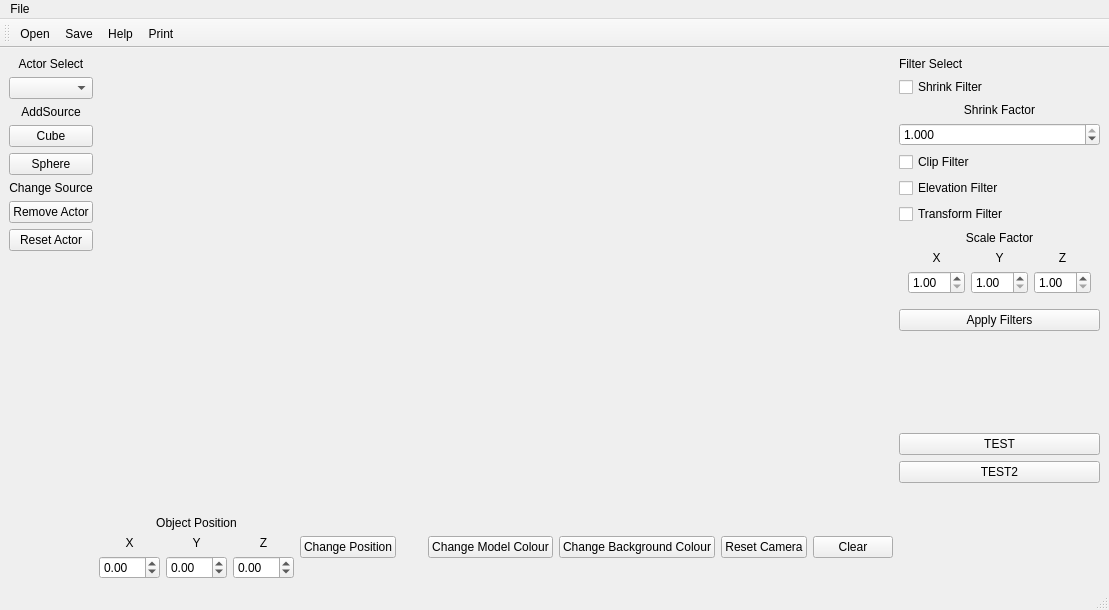
<?xml version="1.0" encoding="UTF-8"?>
<ui version="4.0">
 <class>MainWindow</class>
 <widget class="QMainWindow" name="MainWindow">
  <property name="geometry">
   <rect>
    <x>0</x>
    <y>0</y>
    <width>1109</width>
    <height>610</height>
   </rect>
  </property>
  <property name="windowTitle">
   <string>MainWindow</string>
  </property>
  <widget class="QWidget" name="centralwidget">
   <layout class="QHBoxLayout" name="horizontalLayout_2">
    <item>
     <layout class="QVBoxLayout" name="verticalLayout_2">
      <item>
       <widget class="QLabel" name="Lbl_Actor">
        <property name="text">
         <string>Actor Select</string>
        </property>
        <property name="textFormat">
         <enum>Qt::AutoText</enum>
        </property>
        <property name="alignment">
         <set>Qt::AlignCenter</set>
        </property>
       </widget>
      </item>
      <item>
       <widget class="QComboBox" name="comboBox_Actors">
        <property name="modelColumn">
         <number>0</number>
        </property>
       </widget>
      </item>
      <item>
       <widget class="QLabel" name="Lbl_AddSource">
        <property name="text">
         <string>AddSource</string>
        </property>
        <property name="alignment">
         <set>Qt::AlignCenter</set>
        </property>
       </widget>
      </item>
      <item>
       <widget class="QPushButton" name="Btn_Cube">
        <property name="text">
         <string>Cube</string>
        </property>
       </widget>
      </item>
      <item>
       <widget class="QPushButton" name="Btn_Sphere">
        <property name="text">
         <string>Sphere</string>
        </property>
       </widget>
      </item>
      <item>
       <widget class="QLabel" name="Lbl_Change">
        <property name="text">
         <string>Change Source</string>
        </property>
        <property name="alignment">
         <set>Qt::AlignCenter</set>
        </property>
       </widget>
      </item>
      <item>
       <widget class="QPushButton" name="Btn_Remove">
        <property name="text">
         <string>Remove Actor</string>
        </property>
       </widget>
      </item>
      <item>
       <widget class="QPushButton" name="Btn_Reset">
        <property name="text">
         <string>Reset Actor</string>
        </property>
       </widget>
      </item>
      <item>
       <spacer name="verticalSpacer">
        <property name="orientation">
         <enum>Qt::Vertical</enum>
        </property>
        <property name="sizeHint" stdset="0">
         <size>
          <width>20</width>
          <height>40</height>
         </size>
        </property>
       </spacer>
      </item>
     </layout>
    </item>
    <item>
     <layout class="QVBoxLayout" name="verticalLayout">
      <item>
       <widget class="QVTKOpenGLWidget" name="qvtkWidget" native="true">
        <property name="minimumSize">
         <size>
          <width>600</width>
          <height>400</height>
         </size>
        </property>
       </widget>
      </item>
      <item>
       <layout class="QHBoxLayout" name="horizontalLayout">
        <property name="topMargin">
         <number>15</number>
        </property>
        <item>
         <layout class="QHBoxLayout" name="horizontalLayout_3">
          <property name="rightMargin">
           <number>0</number>
          </property>
          <item>
           <layout class="QVBoxLayout" name="verticalLayout_4">
            <property name="rightMargin">
             <number>0</number>
            </property>
            <item>
             <widget class="QLabel" name="Lbl_Position">
              <property name="text">
               <string>Object Position</string>
              </property>
              <property name="alignment">
               <set>Qt::AlignCenter</set>
              </property>
             </widget>
            </item>
            <item>
             <layout class="QHBoxLayout" name="horizontalLayout_4">
              <item>
               <layout class="QVBoxLayout" name="verticalLayout_11">
                <item>
                 <widget class="QLabel" name="Lbl_X_Position">
                  <property name="text">
                   <string>X</string>
                  </property>
                  <property name="alignment">
                   <set>Qt::AlignCenter</set>
                  </property>
                 </widget>
                </item>
                <item>
                 <widget class="QDoubleSpinBox" name="doubleSpinBox_X">
                  <property name="minimum">
                   <double>-99.989999999999995</double>
                  </property>
                 </widget>
                </item>
               </layout>
              </item>
              <item>
               <layout class="QVBoxLayout" name="verticalLayout_17">
                <property name="rightMargin">
                 <number>0</number>
                </property>
                <item>
                 <widget class="QLabel" name="Lbl_Y_Position">
                  <property name="text">
                   <string>Y</string>
                  </property>
                  <property name="alignment">
                   <set>Qt::AlignCenter</set>
                  </property>
                 </widget>
                </item>
                <item>
                 <widget class="QDoubleSpinBox" name="doubleSpinBox_Y">
                  <property name="minimum">
                   <double>-99.989999999999995</double>
                  </property>
                 </widget>
                </item>
               </layout>
              </item>
              <item>
               <layout class="QVBoxLayout" name="verticalLayout_13">
                <item>
                 <widget class="QLabel" name="Lbl_Z_Position">
                  <property name="text">
                   <string>Z</string>
                  </property>
                  <property name="alignment">
                   <set>Qt::AlignCenter</set>
                  </property>
                 </widget>
                </item>
                <item>
                 <widget class="QDoubleSpinBox" name="doubleSpinBox_Z">
                  <property name="minimum">
                   <double>-99.989999999999995</double>
                  </property>
                 </widget>
                </item>
               </layout>
              </item>
             </layout>
            </item>
           </layout>
          </item>
          <item>
           <widget class="QPushButton" name="Btn_Position">
            <property name="text">
             <string>Change Position</string>
            </property>
           </widget>
          </item>
         </layout>
        </item>
        <item>
         <spacer name="horizontalSpacer">
          <property name="orientation">
           <enum>Qt::Horizontal</enum>
          </property>
          <property name="sizeHint" stdset="0">
           <size>
            <width>40</width>
            <height>20</height>
           </size>
          </property>
         </spacer>
        </item>
        <item>
         <widget class="QPushButton" name="Btn_Model_Colour">
          <property name="text">
           <string>Change Model Colour</string>
          </property>
         </widget>
        </item>
        <item>
         <widget class="QPushButton" name="Btn_Change_Background">
          <property name="text">
           <string>Change Background Colour</string>
          </property>
         </widget>
        </item>
        <item>
         <widget class="QPushButton" name="Btn_Camera_Reset">
          <property name="text">
           <string>Reset Camera</string>
          </property>
         </widget>
        </item>
        <item>
         <widget class="QPushButton" name="Btn_Clear">
          <property name="text">
           <string>Clear</string>
          </property>
         </widget>
        </item>
       </layout>
      </item>
     </layout>
    </item>
    <item>
     <layout class="QVBoxLayout" name="verticalLayout_5">
      <property name="sizeConstraint">
       <enum>QLayout::SetDefaultConstraint</enum>
      </property>
      <property name="leftMargin">
       <number>0</number>
      </property>
      <item>
       <widget class="QLabel" name="Lbl_Filter">
        <property name="text">
         <string>Filter Select</string>
        </property>
       </widget>
      </item>
      <item>
       <widget class="QCheckBox" name="checkBox_Shrink">
        <property name="text">
         <string>Shrink Filter</string>
        </property>
       </widget>
      </item>
      <item>
       <widget class="QLabel" name="Lbl_Shrink_Filter">
        <property name="text">
         <string>Shrink Factor</string>
        </property>
        <property name="alignment">
         <set>Qt::AlignCenter</set>
        </property>
       </widget>
      </item>
      <item>
       <widget class="QDoubleSpinBox" name="doubleSpinBox">
        <property name="decimals">
         <number>3</number>
        </property>
        <property name="minimum">
         <double>0.000000000000000</double>
        </property>
        <property name="maximum">
         <double>1.000000000000000</double>
        </property>
        <property name="singleStep">
         <double>0.100000000000000</double>
        </property>
        <property name="value">
         <double>1.000000000000000</double>
        </property>
       </widget>
      </item>
      <item>
       <widget class="QCheckBox" name="checkBox_Clip">
        <property name="text">
         <string>Clip Filter</string>
        </property>
       </widget>
      </item>
      <item>
       <widget class="QCheckBox" name="checkBox_Elevation">
        <property name="text">
         <string>Elevation Filter</string>
        </property>
       </widget>
      </item>
      <item>
       <widget class="QCheckBox" name="checkBox_Transform">
        <property name="text">
         <string>Transform Filter</string>
        </property>
       </widget>
      </item>
      <item>
       <widget class="QWidget" name="verticalWidget_Transform" native="true">
        <layout class="QVBoxLayout" name="verticalLayout_14">
         <property name="topMargin">
          <number>1</number>
         </property>
         <item>
          <widget class="QLabel" name="Lbl_Transform">
           <property name="text">
            <string>Scale Factor</string>
           </property>
           <property name="alignment">
            <set>Qt::AlignCenter</set>
           </property>
          </widget>
         </item>
         <item>
          <layout class="QHBoxLayout" name="horizontalLayout_Transform">
           <property name="topMargin">
            <number>0</number>
           </property>
           <property name="rightMargin">
            <number>0</number>
           </property>
           <property name="bottomMargin">
            <number>0</number>
           </property>
           <item>
            <layout class="QVBoxLayout" name="verticalLayout_12">
             <property name="topMargin">
              <number>0</number>
             </property>
             <item>
              <widget class="QLabel" name="label">
               <property name="text">
                <string>X</string>
               </property>
               <property name="alignment">
                <set>Qt::AlignCenter</set>
               </property>
              </widget>
             </item>
             <item>
              <widget class="QDoubleSpinBox" name="doubleSpinBox_X_Transform">
               <property name="minimum">
                <double>1.000000000000000</double>
               </property>
              </widget>
             </item>
            </layout>
           </item>
           <item>
            <layout class="QVBoxLayout" name="verticalLayout_10">
             <item>
              <widget class="QLabel" name="label_2">
               <property name="text">
                <string>Y</string>
               </property>
               <property name="alignment">
                <set>Qt::AlignCenter</set>
               </property>
              </widget>
             </item>
             <item>
              <widget class="QDoubleSpinBox" name="doubleSpinBox_Y_Transform">
               <property name="minimum">
                <double>1.000000000000000</double>
               </property>
              </widget>
             </item>
            </layout>
           </item>
           <item>
            <layout class="QVBoxLayout" name="verticalLayout_8">
             <property name="rightMargin">
              <number>0</number>
             </property>
             <item>
              <widget class="QLabel" name="label_3">
               <property name="text">
                <string>Z</string>
               </property>
               <property name="alignment">
                <set>Qt::AlignCenter</set>
               </property>
              </widget>
             </item>
             <item>
              <widget class="QDoubleSpinBox" name="doubleSpinBox_Z_Transform">
               <property name="minimum">
                <double>1.000000000000000</double>
               </property>
              </widget>
             </item>
            </layout>
           </item>
          </layout>
         </item>
        </layout>
       </widget>
      </item>
      <item>
       <widget class="QPushButton" name="Btn_Filter">
        <property name="text">
         <string>Apply Filters</string>
        </property>
       </widget>
      </item>
      <item>
       <spacer name="verticalSpacer_3">
        <property name="orientation">
         <enum>Qt::Vertical</enum>
        </property>
        <property name="sizeHint" stdset="0">
         <size>
          <width>20</width>
          <height>40</height>
         </size>
        </property>
       </spacer>
      </item>
      <item>
       <widget class="QPushButton" name="Btn_Test">
        <property name="text">
         <string>TEST</string>
        </property>
       </widget>
      </item>
      <item>
       <widget class="QPushButton" name="Btn_Test2">
        <property name="text">
         <string>TEST2</string>
        </property>
       </widget>
      </item>
      <item>
       <spacer name="verticalSpacer_6">
        <property name="orientation">
         <enum>Qt::Vertical</enum>
        </property>
        <property name="sizeHint" stdset="0">
         <size>
          <width>20</width>
          <height>40</height>
         </size>
        </property>
       </spacer>
      </item>
     </layout>
    </item>
   </layout>
  </widget>
  <widget class="QMenuBar" name="menubar">
   <property name="geometry">
    <rect>
     <x>0</x>
     <y>0</y>
     <width>1109</width>
     <height>26</height>
    </rect>
   </property>
   <widget class="QMenu" name="menuFile">
    <property name="title">
     <string>File</string>
    </property>
    <addaction name="actionFileOpen"/>
    <addaction name="actionFileSave"/>
   </widget>
   <addaction name="menuFile"/>
  </widget>
  <widget class="QStatusBar" name="statusbar"/>
  <widget class="QToolBar" name="toolBar">
   <property name="windowTitle">
    <string>toolBar</string>
   </property>
   <attribute name="toolBarArea">
    <enum>TopToolBarArea</enum>
   </attribute>
   <attribute name="toolBarBreak">
    <bool>false</bool>
   </attribute>
   <addaction name="actionFileOpen"/>
   <addaction name="actionFileSave"/>
   <addaction name="actionHelp"/>
   <addaction name="actionPrint"/>
  </widget>
  <action name="actionFileOpen">
   <property name="icon">
    <iconset resource="Icons/icons.qrc">
     <normaloff>:/Icons/fileopen.png</normaloff>:/Icons/fileopen.png</iconset>
   </property>
   <property name="text">
    <string>Open</string>
   </property>
  </action>
  <action name="actionFileSave">
   <property name="icon">
    <iconset resource="Icons/icons.qrc">
     <normaloff>:/Icons/filesave.png</normaloff>:/Icons/filesave.png</iconset>
   </property>
   <property name="text">
    <string>Save</string>
   </property>
  </action>
  <action name="actionHelp">
   <property name="icon">
    <iconset resource="Icons/icons.qrc">
     <normaloff>:/Icons/help.png</normaloff>:/Icons/help.png</iconset>
   </property>
   <property name="text">
    <string>Help</string>
   </property>
  </action>
  <action name="actionPrint">
   <property name="icon">
    <iconset resource="Icons/icons.qrc">
     <normaloff>:/Icons/print.png</normaloff>:/Icons/print.png</iconset>
   </property>
   <property name="text">
    <string>Print</string>
   </property>
  </action>
 </widget>
 <customwidgets>
  <customwidget>
   <class>QVTKOpenGLWidget</class>
   <extends>QWidget</extends>
   <header>QVTKOpenGLWidget.h</header>
  </customwidget>
 </customwidgets>
 <resources>
  <include location="Icons/icons.qrc"/>
 </resources>
 <connections/>
</ui>
